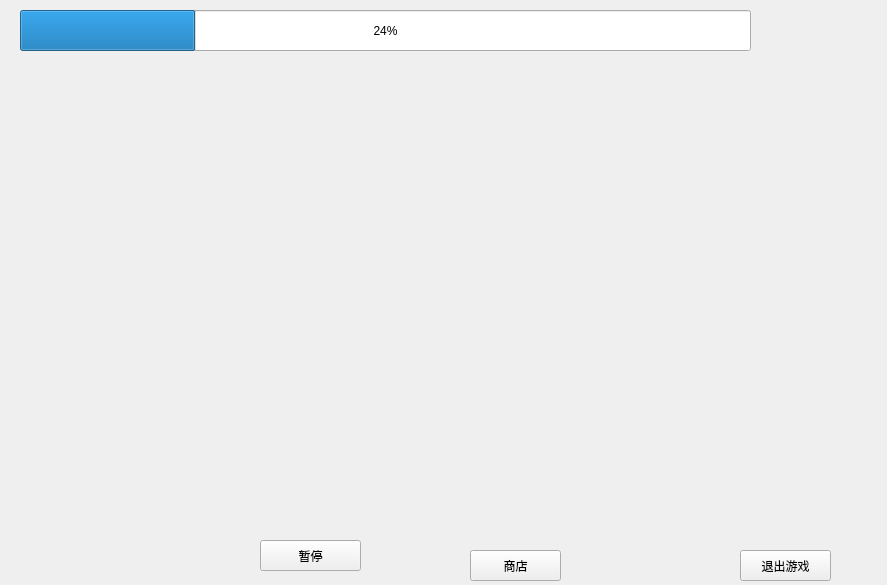
<?xml version="1.0" encoding="UTF-8"?>
<ui version="4.0">
 <class>GameScreen</class>
 <widget class="QWidget" name="GameScreen">
  <property name="geometry">
   <rect>
    <x>0</x>
    <y>0</y>
    <width>887</width>
    <height>585</height>
   </rect>
  </property>
  <property name="windowTitle">
   <string>Form</string>
  </property>
  <widget class="QPushButton" name="shopButton">
   <property name="geometry">
    <rect>
     <x>470</x>
     <y>550</y>
     <width>91</width>
     <height>31</height>
    </rect>
   </property>
   <property name="text">
    <string>商店</string>
   </property>
  </widget>
  <widget class="QPushButton" name="exitButton">
   <property name="geometry">
    <rect>
     <x>740</x>
     <y>550</y>
     <width>91</width>
     <height>31</height>
    </rect>
   </property>
   <property name="text">
    <string>退出游戏</string>
   </property>
  </widget>
  <widget class="QWidget" name="gridLayoutWidget">
   <property name="geometry">
    <rect>
     <x>400</x>
     <y>120</y>
     <width>451</width>
     <height>401</height>
    </rect>
   </property>
   <layout class="QGridLayout" name="gridLayout"/>
  </widget>
  <widget class="QLabel" name="scoreLabel">
   <property name="geometry">
    <rect>
     <x>200</x>
     <y>190</y>
     <width>111</width>
     <height>61</height>
    </rect>
   </property>
   <property name="text">
    <string/>
   </property>
  </widget>
  <widget class="QProgressBar" name="progressBar">
   <property name="geometry">
    <rect>
     <x>20</x>
     <y>10</y>
     <width>731</width>
     <height>41</height>
    </rect>
   </property>
   <property name="value">
    <number>24</number>
   </property>
  </widget>
  <widget class="QPushButton" name="pauseButton">
   <property name="geometry">
    <rect>
     <x>260</x>
     <y>540</y>
     <width>101</width>
     <height>31</height>
    </rect>
   </property>
   <property name="text">
    <string>暂停</string>
   </property>
  </widget>
  <widget class="QLabel" name="timeLabel">
   <property name="geometry">
    <rect>
     <x>780</x>
     <y>10</y>
     <width>71</width>
     <height>31</height>
    </rect>
   </property>
   <property name="text">
    <string/>
   </property>
  </widget>
 </widget>
 <resources/>
 <connections/>
</ui>
